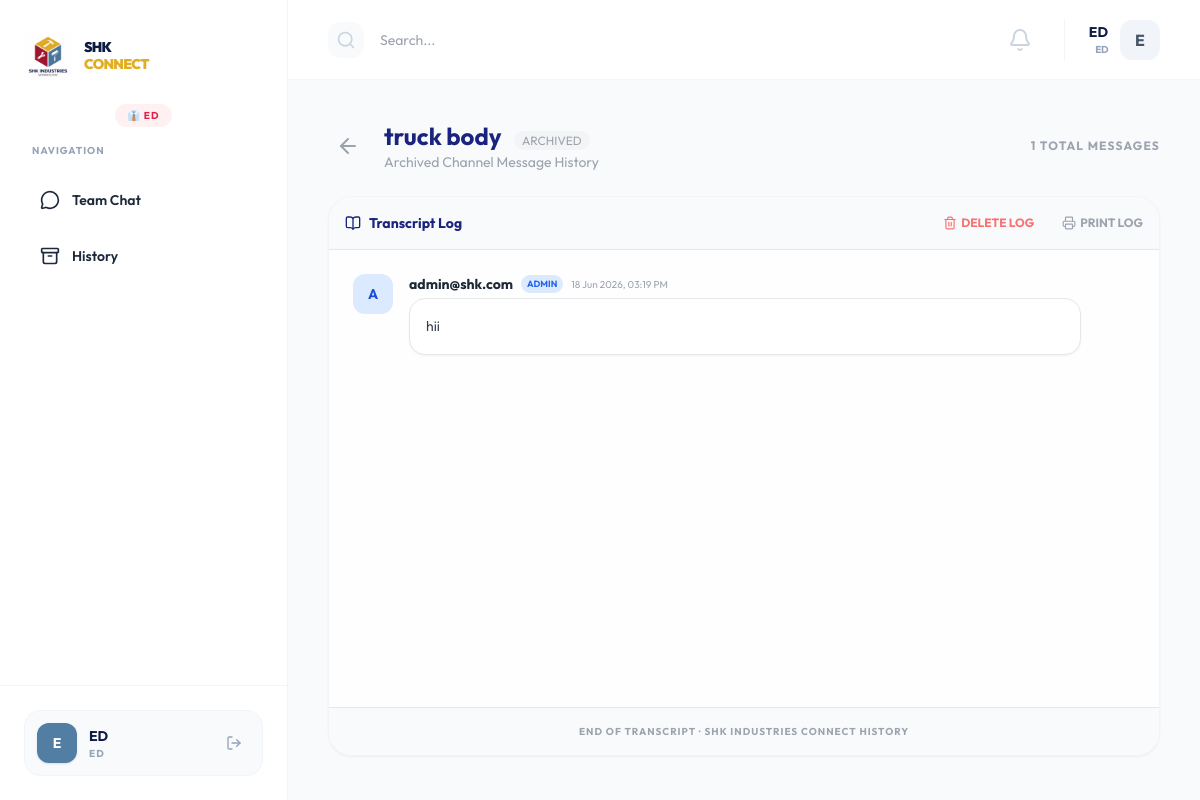
The page /admin/history_groups/1 (signed in) on the database its author committed.
### models.py (models this page shows, shortened)
class User(db.Model, UserMixin):
    __tablename__ = 'users'
    id = db.Column(db.Integer, primary_key=True)
    username = db.Column(db.String(100), unique=True, nullable=False)
    email = db.Column(db.String(120), unique=True, nullable=False)
    password_hash = db.Column(db.String(255), nullable=False)
    first_name = db.Column(db.String(100))
    last_name = db.Column(db.String(100))
    role_id = db.Column(db.Integer, db.ForeignKey('roles.id'))
    is_active = db.Column(db.Boolean, default=True)
    created_at = db.Column(db.DateTime, default=datetime.utcnow)
    role = db.relationship('Role', backref=db.backref('users', lazy=True))
    messages_sent = db.relationship('Message', foreign_keys='Message.user_id', backref='author', lazy=True)
    messages_received = db.relationship('Message', foreign_keys='Message.recipient_id', backref='recipient', lazy=True)
    groups = db.relationship('Group', secondary=group_members, backref=db.backref('members', lazy='dynamic'))

class Role(db.Model):
    __tablename__ = 'roles'
    id = db.Column(db.Integer, primary_key=True)
    name = db.Column(db.String(50), unique=True, nullable=False)
    description = db.Column(db.String(200))

class Group(db.Model):
    __tablename__ = 'groups'
    id = db.Column(db.Integer, primary_key=True)
    name = db.Column(db.String(100), nullable=False)
    description = db.Column(db.String(255))
    avatar_url = db.Column(db.Text) # Changed from String(255) to Text for Base64 support
    invite_code = db.Column(db.String(10), unique=True)
    is_archived = db.Column(db.Boolean, default=False)
    created_by = db.Column(db.Integer, db.ForeignKey('users.id'))
    created_at = db.Column(db.DateTime, default=datetime.utcnow)
    creator = db.relationship('User', foreign_keys=[created_by], backref='groups_created')
    messages = db.relationship('Message', backref='group', lazy=True, cascade="all, delete-orphan")

class Message(db.Model):
    __tablename__ = 'messages'
    id = db.Column(db.Integer, primary_key=True)
    content = db.Column(db.Text, nullable=False)
    user_id = db.Column(db.Integer, db.ForeignKey('users.id'))
    group_id = db.Column(db.Integer, db.ForeignKey('groups.id'), nullable=True, index=True)
    recipient_id = db.Column(db.Integer, db.ForeignKey('users.id'), nullable=True)
    parent_id = db.Column(db.Integer, db.ForeignKey('messages.id'), nullable=True)
    is_pinned = db.Column(db.Boolean, default=False)
    timestamp = db.Column(db.DateTime, default=datetime.utcnow, index=True)
    message_type = db.Column(db.String(20), default='text') # text, file
    file_url = db.Column(db.Text) # Changed from String(255) to Text for Base64 support
    replies = db.relationship('Message', backref=db.backref('parent', remote_side=[id]), lazy=True, cascade="all, delete-orphan")

### admin_routes.py (the view)
@admin_bp.route('/history_groups/<int:group_id>')
@login_required
def history_detail(group_id):
    group = Group.query.get_or_404(group_id)
    role_name = current_user.role.name if current_user.role else 'Member'
    if role_name not in ['Admin', 'Owner'] and current_user not in group.members:
        flash('Access denied.', 'danger')
        return redirect(url_for('admin.history'))
    return render_template('admin/history_detail.html',
                           title=f"History: {group.name}",
                           group=group)

### app.py (called while the page is built)
@login_manager.user_loader
def load_user(user_id):
    return db.session.get(User, int(user_id))

### templates/admin/history_detail.html (shortened to what this page needs)
{% extends "base.html" %}
{% block content %}
<div class="flex-1 overflow-y-auto p-4 lg:p-10 pb-24 lg:pb-10 space-y-6">
  <header class="flex justify-between items-center">
    <div class="flex items-center gap-4">
      <a href="{{ url_for('admin.history') }}" class="p-2 hover:bg-gray-100 rounded-xl transition text-gray-400">
        <i data-lucide="arrow-left"></i>
      </a>
      <div>
        <h2 class="text-2xl font-bold text-[#1A237E]">{{ group.name }} <span class="text-xs font-normal bg-gray-100 text-gray-400 px-2 py-0.5 rounded-full ml-2">ARCHIVED</span></h2>
        <p class="text-gray-400 text-sm">Archived Channel Message History</p>
      </div>
    </div>
    <div class="flex items-center gap-3">
        <span class="text-xs font-bold text-gray-400 uppercase tracking-widest">
            {{ group.messages|length }} Total Messages
        </span>
    </div>
  </header>
  <div class="bg-white rounded-3xl shadow-sm border border-gray-100 overflow-hidden flex flex-col h-[70vh]">
    <div class="p-4 border-b bg-gray-50 flex items-center justify-between">
        <div class="flex items-center gap-2">
            <i data-lucide="book-open" class="w-4 h-4 text-[#1A237E]"></i>
            <span class="text-sm font-bold text-[#1A237E]">Transcript Log</span>
        </div>
        <div class="flex items-center gap-3">
            {% if current_user.role.name in ['Admin', 'Owner', 'ED'] %}
            <a href="{{ url_for('admin.delete_group', group_id=group.id) }}"
               onclick="return confirm('Permanently delete this history log?')"
               class="text-xs font-bold text-red-400 hover:text-red-600 flex items-center gap-1 mr-4">
                <i data-lucide="trash-2" class="w-3.5 h-3.5"></i> DELETE LOG
            </a>
            {% endif %}
            <button onclick="window.print()" class="text-xs font-bold text-gray-400 hover:text-[#1A237E] flex items-center gap-1">
                <i data-lucide="printer" class="w-3.5 h-3.5"></i> PRINT LOG
            </button>
        </div>
    </div>
    <div class="flex-1 overflow-y-auto p-6 space-y-6 bg-gray-50/20">
      {% for msg in group.messages %}
      {% if not msg.parent_id %}
      <div class="flex items-start gap-4">
        {% set r = msg.author.role.name if msg.author and msg.author.role else 'Member' %}
        <div class="w-10 h-10 rounded-xl flex-shrink-0 flex items-center justify-center font-bold text-sm
                    {% if r=='Admin' %}bg-blue-100 text-blue-700{% elif r=='Owner' %}bg-purple-100 text-purple-700{% else %}bg-orange-100 text-orange-600{% endif %}">
          {{ msg.author.username[0].upper() if msg.author else '?' }}
        </div>
        <div class="flex-1 min-w-0">
          <div class="flex items-center gap-2 mb-1">
            <span class="text-sm font-bold text-gray-800">{{ msg.author.username if msg.author else 'Unknown' }}</span>
            <span class="text-[9px] font-bold px-1.5 py-0.5 rounded-full uppercase
                        {% if r=='Admin' %}bg-blue-100 text-blue-600{% elif r=='Owner' %}bg-purple-100 text-purple-600{% else %}bg-gray-100 text-gray-500{% endif %}">{{ r }}</span>
            <span class="text-[10px] text-gray-400">{{ msg.timestamp.strftime('%d %b %Y, %I:%M %p') }}</span>
          </div>
          {% if msg.message_type == 'file' and msg.file_url %}
            <div class="mt-2 p-3 rounded-2xl border bg-white shadow-sm flex items-center gap-3 max-w-sm">
                <div class="w-10 h-10 rounded-xl bg-blue-50 flex items-center justify-center">
                    <i data-lucide="file" class="w-5 h-5 text-[#1A237E]"></i>
                </div>
                <div class="min-w-0">
                    <p class="text-xs font-bold text-gray-800 truncate">{{ msg.content }}</p>
                    <a href="{{ msg.file_url }}" target="_blank" class="text-[10px] text-blue-500 hover:underline font-bold">VIEW ATTACHMENT</a>
                </div>
            </div>
          {% else %}
            <div class="p-4 rounded-2xl bg-white border text-sm text-gray-700 shadow-sm leading-relaxed max-w-2xl">
              {{ msg.content }}
            </div>
          {% endif %}
        </div>
      </div>
      {% endif %}
      {% else %}
      <div class="h-full flex flex-col items-center justify-center text-center opacity-40">
        <i data-lucide="inbox" class="w-12 h-12 mb-2"></i>
        <p class="font-bold">No messages found in this history log.</p>
      </div>
      {% endfor %}
    </div>
    <div class="p-4 bg-gray-50 border-t text-center">
        <p class="text-[10px] font-bold text-gray-400 uppercase tracking-widest">End of Transcript · SHK Industries Connect History</p>
    </div>
  </div>
</div>
{% endblock %}

### templates/base.html (shortened to what this page needs)
<!DOCTYPE html>
<html lang="en">
<head>
    <script src="https://cdn.tailwindcss.com"></script>
</head>
<body class="text-slate-800">
    <div class="app-shell flex overflow-hidden relative">
                {% set role = current_user.role.name if current_user.role else 'Member' %}
        <aside class="w-72 bg-white border-r border-slate-100 hidden lg:flex flex-col z-10">
            <div class="px-6 pt-8 pb-6 flex items-center gap-3">
                <div class="w-12 h-12 flex-shrink-0">
                    <img src="{{ url_for('static', filename='img/shk_logo.png') }}" alt="Logo" class="w-full h-full object-contain">
                </div>
                <div>
                    <h1 class="text-[14px] font-black text-shk-navy uppercase tracking-tighter leading-tight">
                        SHK <br><span class="text-shk-gold">CONNECT</span>
                    </h1>
                </div>
            </div>
            <div class="px-8 pb-4 flex justify-center">
                {% set role = current_user.role.name if current_user.role else 'Member' %}
                {% if role == 'Admin' %}
                    <span class="text-[10px] font-bold uppercase tracking-widest bg-blue-50 text-blue-600 px-3 py-1 rounded-full">🛡 Admin</span>
                {% elif role == 'Owner' %}
                    <span class="text-[10px] font-bold uppercase tracking-widest bg-purple-50 text-purple-600 px-3 py-1 rounded-full">👑 Owner</span>
                {% elif role == 'ED' %}
                    <span class="text-[10px] font-bold uppercase tracking-widest bg-rose-50 text-rose-600 px-3 py-1 rounded-full">👔 ED</span>
                {% elif role == 'Manager' %}
                    <span class="text-[10px] font-bold uppercase tracking-widest bg-amber-50 text-amber-600 px-3 py-1 rounded-full">💼 Manager</span>
                {% elif role == 'Accounts' %}
                    <span class="text-[10px] font-bold uppercase tracking-widest bg-indigo-50 text-indigo-600 px-3 py-1 rounded-full">🧾 Accounts</span>
                {% elif role == 'Staff' %}
                    <span class="text-[10px] font-bold uppercase tracking-widest bg-emerald-50 text-emerald-600 px-3 py-1 rounded-full">🛠 Staff</span>
                {% else %}
                    <span class="text-[10px] font-bold uppercase tracking-widest bg-slate-100 text-slate-500 px-3 py-1 rounded-full">👤 Member</span>
                {% endif %}
            </div>
            <div class="px-6 flex-1">
                <nav class="space-y-1">
                    <p class="text-[10px] font-bold text-slate-400 uppercase tracking-widest mb-4 px-2">Navigation</p>
                    <a href="/chat" class="nav-link flex items-center gap-3 p-4 rounded-2xl transition {% if '/chat' in request.path %}active{% endif %}">
                        <i data-lucide="message-circle" class="w-5 h-5"></i>
                        <span class="font-semibold text-sm">Team Chat</span>
                    </a>
                    <a href="/admin/history" class="nav-link flex items-center gap-3 p-4 rounded-2xl transition {% if request.path == '/admin/history' %}active{% endif %}">
                        <i data-lucide="archive" class="w-5 h-5"></i>
                        <span class="font-semibold text-sm">History</span>
                    </a>
                </nav>
            </div>
            <div class="p-6 border-t border-slate-100 mt-auto">
                <div class="flex items-center justify-between p-3 rounded-2xl bg-slate-50 border border-slate-100 group transition-all duration-300">
                    <div class="flex items-center gap-3 min-w-0">
                        <div class="w-10 h-10 bg-shk-blue text-white rounded-xl flex items-center justify-center font-bold text-sm flex-shrink-0 shadow-sm shadow-shk-blue/20">
                            {{ current_user.username[0].upper() }}
                        </div>
                        <div class="overflow-hidden">
                            <p class="text-sm font-bold text-shk-navy truncate">{{ current_user.username }}</p>
                            <p class="text-[10px] text-slate-400 truncate uppercase tracking-widest font-bold">{{ current_user.role.name if current_user.role else 'Member' }}</p>
                        </div>
                    </div>
                    <a href="/logout"
                       class="p-2 text-slate-400 hover:text-shk-red hover:bg-rose-50 rounded-lg transition-all duration-200 flex-shrink-0"
                       title="Sign Out">
                        <i data-lucide="log-out" class="w-4 h-4"></i>
                    </a>
                </div>
            </div>
        </aside>
        <div class="flex-1 flex flex-col min-w-0 overflow-hidden relative">
            <header class="h-16 lg:h-20 bg-white border-b border-slate-100 flex items-center justify-between px-4 lg:px-10 flex-shrink-0">
                <div class="flex items-center gap-4">
                    <div class="bg-slate-50 p-2 rounded-xl hidden sm:block">
                        <i data-lucide="search" class="w-5 h-5 text-slate-300"></i>
                    </div>
                    <input type="text" placeholder="Search..." class="hidden sm:block bg-transparent border-none outline-none text-sm w-32 sm:w-64">
                </div>
                <div class="flex items-center gap-6">
                    <div class="relative">
                        <button id="notification-bell" class="relative p-2 text-slate-300 hover:text-shk-blue transition-colors focus:outline-none">
                            <i data-lucide="bell" class="w-6 h-6"></i>
                        </button>
                    </div>
                    <div class="hidden sm:flex items-center gap-3 pl-6 border-l border-slate-100">
                        <div class="text-right">
                            <p class="text-sm font-bold text-shk-navy">{{ current_user.username }}</p>
                            <p class="text-[10px] font-bold text-slate-400 uppercase tracking-tighter">{{ current_user.role.name if current_user.role else 'Employee' }}</p>
                        </div>
                        <div class="w-10 h-10 bg-slate-100 text-slate-600 rounded-xl flex items-center justify-center font-bold">
                            {{ current_user.username[0].upper() }}
                        </div>
                    </div>
                </div>
            </header>
            <main class="flex-1 min-h-0 flex flex-col bg-[#f8fafc] relative">
                {% block content %}{% endblock %}
            </main>
                {% set role = current_user.role.name if current_user.role else 'Member' %}
        </div>
    </div>
</body>
</html>

### templates/base.html (style rules this page uses)
html, body { height: 100%; }
body { font-family: 'Outfit', sans-serif; background-color: #f8fafc; -webkit-tap-highlight-color: transparent; overscroll-behavior: none; }
.app-shell { height: 100vh; }

### rows shown on the page
User: username "E", username "ED"
Role: role "ED"
Group: name "truck body"
Message: author "A", author "admin@shk.com", timestamp "18 Jun 2026, 03:19 PM", content "hii"
Role: name "ADMIN"

### other values the page prints
{{ group.messages|length }} "1"
